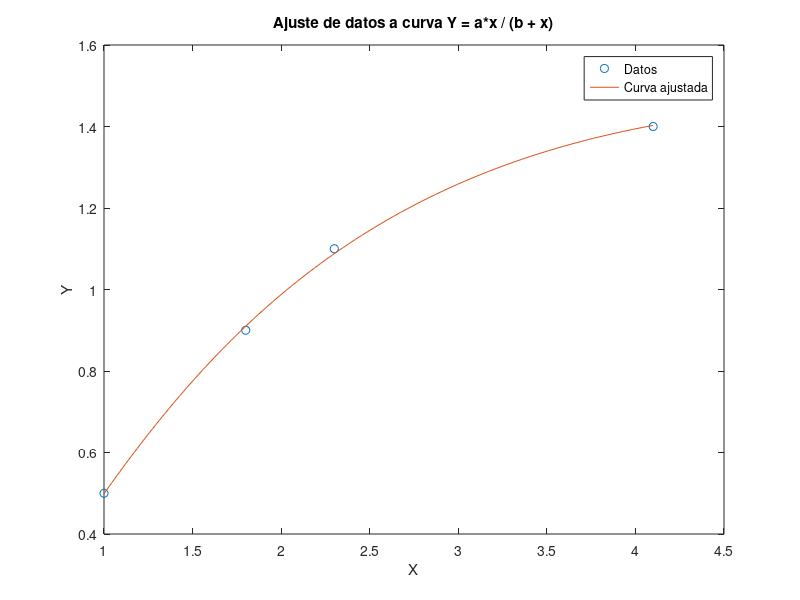

This chart was generated by the following MATLAB code:
% Datos
X = [1, 1.8, 2.3, 4.1];
Y = [0.5, 0.9, 1.1, 1.4];

% Transformación de datos
X_log = log(X);
Y_log = log(Y);

% Ajuste de polinomio
degree = 2; % Grado del polinomio
coefficients = polyfit(X_log, Y_log, degree);

% Parámetros del ajuste
a = exp(coefficients(1));
b = exp(coefficients(2));

disp(['Parámetros ajustados: a = ', num2str(a), ', b = ', num2str(b)]);

% Evaluación del polinomio ajustado
x_vals = linspace(min(X_log), max(X_log), 100);
y_vals_log = polyval(coefficients, x_vals);
y_vals = exp(y_vals_log);

% Gráfico de los datos y la curva ajustada
figure;
plot(X, Y, 'o', exp(x_vals), y_vals);
xlabel('X');
ylabel('Y');
title('Ajuste de datos a curva Y = a*x / (b + x)');
legend('Datos', 'Curva ajustada');

